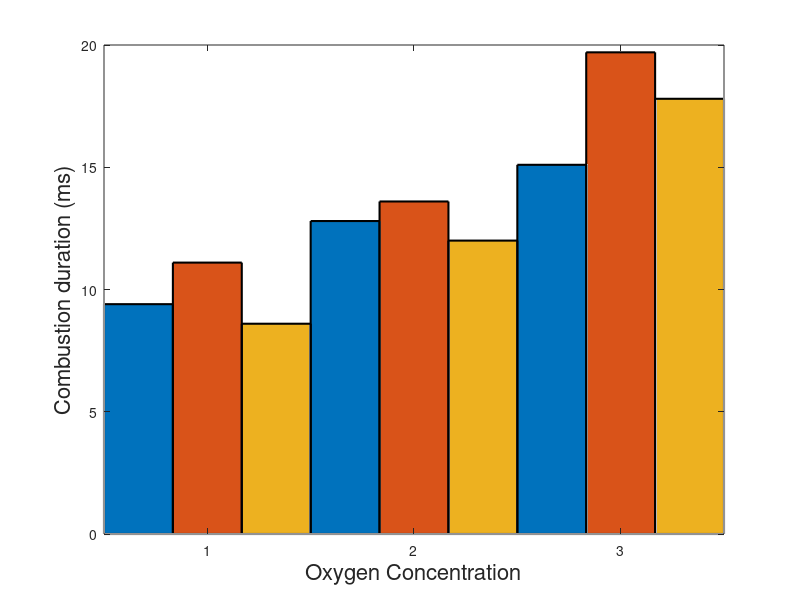

Write MATLAB code to recreate this figure. (Note: this script raises an error after producing the figure.)
%<<<<<<< HEAD
close all;
fig2 = figure;
Oxy21 = [9.4 11.1 8.6];
Oxy16 = [12.8 13.6 12];
Oxy11 = [15.1 19.7 17.8];
y = [Oxy21; Oxy16; Oxy11];
%err = 0.3*y;
%y = [Oxy21 Oxy16 Oxy11];
%x = categorical({'Oxy21%','Oxy16%','Oxy11%'});
%x = reordercats(x,{'Oxy21%','Oxy16%','Oxy11%'});
%ylim([0 5]);


%bp = bar(x,y,'BarWidth',1); %Acceptable range [0 1] 
bp = bar(y,'BarWidth',1,'LineWidth',1.5); %Acceptable range [0 1] 

hold on
%title('What is my name?','FontSize',20,'Position',[2 4.7])
xlabel('Oxygen Concentration','FontSize',16);

ylabel('Combustion duration (ms)','FontSize',16);
%{
hp = bar(y);

cm = colororder; % or replace with the desired colormap
hatchfill2(hp(1),'single','HatchAngle',0,'hatchcolor',cm(1,:));
hatchfill2(hp(2),'cross','HatchAngle',45,'hatchcolor',cm(2,:));
hatchfill2(hp(3),'single','HatchAngle',45,'hatchcolor',cm(3,:));
for i = 1:numel(hp)
    hp(i).FaceColor = 'none';
end
%}

cm = colororder; % or replace with the desired colormap
A = hatchfill2(bp(1),'single','HatchAngle',0,'hatchcolor',[1 0 0],'HatchLineWidth',1.5);
B = hatchfill2(bp(2),'cross','HatchAngle',45,'hatchcolor',[0 1 0],'HatchLineWidth',1.5);
C = hatchfill2(bp(3),'single','HatchAngle',45,'hatchcolor',[0 0 1],'HatchLineWidth',1.5);
for i = 1:numel(bp)
    bp(i).FaceColor = 'none';
end
hold on
%bp(1).FaceColor = 'r';
%bp(2).FaceColor = 'g';
%bp(3).FaceColor = 'b';


legend([A B C],{'1200K' '1000K' '800K'},'FontSize',16);

%set(gca,'YTick',0:1:4,'YTickLabel',0:1:5)
set(gca,'YLim',[0 22]);
set(gca,'YTick',0:2:22);
set(gca, 'XTickLabel', {'21% O2','15% O2','10% O2'});
ax = gca;
ax.XAxis.FontSize = 18; %Xtick fontsize %https://www.mathworks.com/matlabcentral/answers/511665-fontsize-and-properties-of-xticklabels-using-figure-handles
ax.YAxis.FontSize = 18; %Ytick fontsize
%text(,num2str(y(:,1)),'HorizontalAlignment','center','VerticalAlignment','bottom');
%errhigh = 0.1*y;
%errlow  = (-0.1)*y;
%er = errorbar(x,y,errlow,errhigh);   

%xCnt = vertcat(bp.XEndPoints);
%text(xCnt(:),y(:),compose('%d',y(:)),'HorizontalAlignment','center','VerticalAlignment','bottom');
%text(1:length(y),y,num2str(y),'vert','bottom','horiz','center')

width = bp.BarWidth;
for i=1:length(y(:, 1))
    row = y(i, :);
    % 0.5 is approximate net width of white spacings per group
    offset = ((width + 0.3) / length(row)) / 2;
    x = linspace(i-offset, i+offset, length(row));
    text(x,row,num2str(row'),'vert','bottom','horiz','center','FontSize',18,'FontWeight','bold');
end

set(gca,'fontname','Carial','FontSize',20); % Set it to times
set(gca,'LineWidth',1.5);
set(gca,'fontweight','bold');


grid on
hold on

%%
%{
y = [10,20,30,15];

a = bar(y);

labels = {'A', 'B', 'C', 'D'};

xt = get(gca, 'XTick');
text(xt, y, labels, 'HorizontalAlignment','center', 'VerticalAlignment','bottom')
%}
%%
%>>>>>>> 80f885e613e8607bba27c92f8697fb82d91db572
y = [2 3 4 ; 1 5 2; 6 2 5];
b = bar(y);
width = b.BarWidth;
for i=1:length(y(:, 1))
    row = y(i, :);
    % 0.5 is approximate net width of white spacings per group
    offset = ((width + 0.5) / length(row)) / 2;
    x = linspace(i-offset, i+offset, length(row));
    text(x,row,num2str(row'),'vert','bottom','horiz','center');
end
